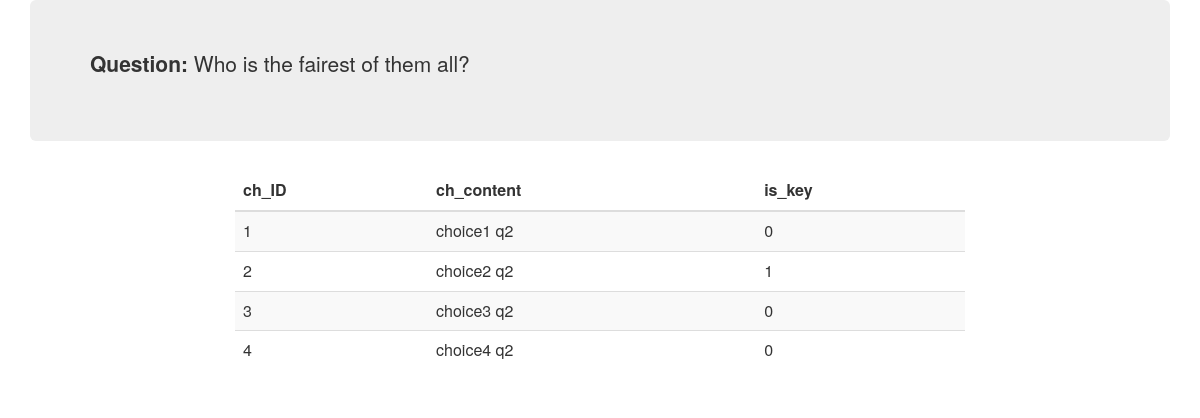
The app's page /admin/cuSquiz_detail.php?detail_id=2 with its own data.
### tables this page shows
CREATE TABLE IF NOT EXISTS `Questions` (
  `q_ID` int(11) NOT NULL AUTO_INCREMENT,
  `q_content` varchar(256) DEFAULT NULL,
  `q_img` varchar(256) DEFAULT NULL,
  PRIMARY KEY (`q_ID`)
);

CREATE TABLE IF NOT EXISTS `Choices` (
  `ch_ID` int(5) NOT NULL,
  `ch_content` varchar(80) DEFAULT NULL,
  `q_ID` int(4) NOT NULL,
  `is_key` tinyint(1) NOT NULL,
  PRIMARY KEY (`ch_ID`,`q_ID`),
  KEY `q_ID` (`q_ID`)
);

### admin/cuSquiz_detail.php (the view, shortened to what this page needs)
<?php include 'includes/db.php';
?>
<html>
<head>
	<link rel="stylesheet" href="bootstrap/css/bootstrap.css">
</head>
<body>
	<div class="container">
				<div class="jumbotron">
					<?php
						$sql = "SELECT * FROM Questions WHERE Questions.q_ID='$_GET[detail_id]'";
						$run_sql = mysqli_query($conn,$sql);
						while($rows = mysqli_fetch_assoc($run_sql)){
								echo '
								<p>
									<b>Question:</b> '.$rows['q_content'].'<br>
								</p>
								';
							}
					?>
				</div>
				<div class="col-md-8 col-md-offset-2">
					<table class="table table-striped table-hover">
						<thead>
							<th>ch_ID</th>
							<th>ch_content</th>
							<th>is_key</th>
						</thead>
						<tbody>
							<?php
							$sql = "SELECT * FROM Choices WHERE Choices.q_ID='$_GET[detail_id]'";
							$run_sql = mysqli_query($conn,$sql);
							while($rows = mysqli_fetch_assoc($run_sql)){
								echo '
								<tr>
									<td>'.$rows['ch_ID'].'</td>
									<td>'.$rows['ch_content'].'</td>
									<td>'.$rows['is_key'].'</td>
									<!--<td><a class="btn btn-warning" href="newAdd_cuSquiz_choices.php?edit_id='.$rows['ch_ID'].'">Edit</a></td>
									<td><a class="btn btn-danger" href="cuSquiz_detail.php?del_id='.$rows['ch_ID'].'">Delete</a></td>-->
								</tr>
								';
							} ?>
						</tbody>
					</table>
				</div>
	</div>
</body>
</html>

### records on screen
questions: q_content "Who is the fairest of them all?"
choices: ch_ID "1", ch_content "choice1 q2", is_key "0"
choices: ch_ID "2", ch_content "choice2 q2", is_key "1"
choices: ch_ID "3", ch_content "choice3 q2", is_key "0"
choices: ch_ID "4", ch_content "choice4 q2", is_key "0"
